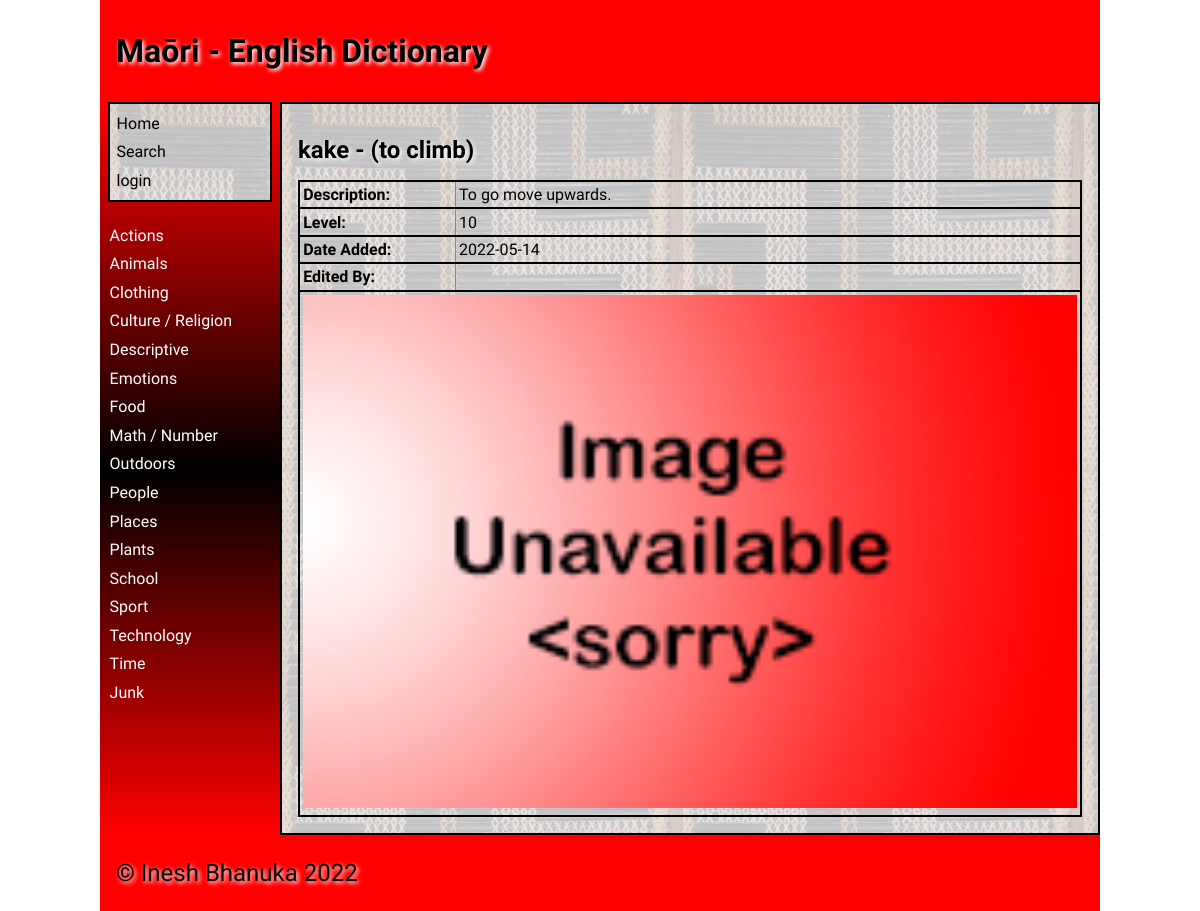
Page /word/10 on the earlier database version.
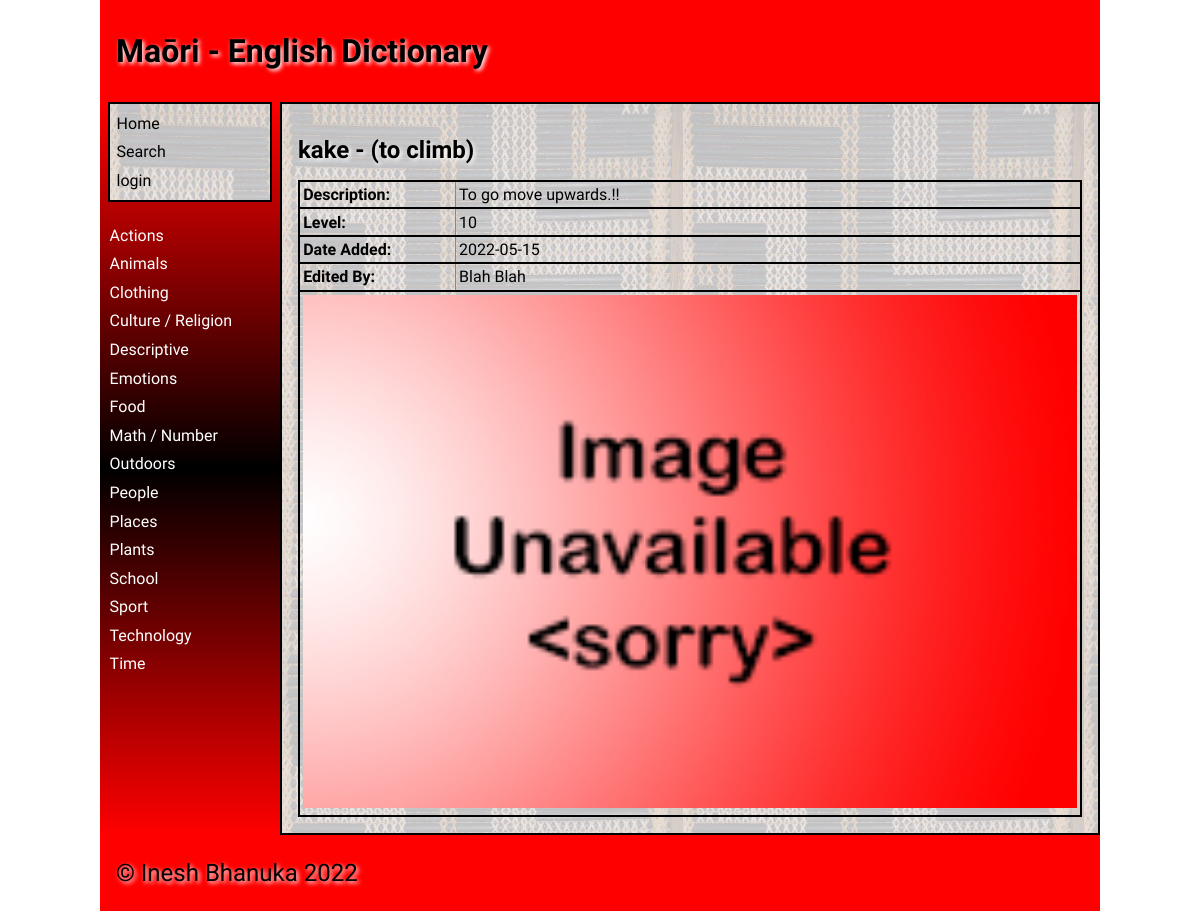
Same page on the later database version.
### tables this page shows
CREATE TABLE "category"
(
    id            integer
        primary key autoincrement,
    category_name varchar(30)
);

CREATE TABLE "dictionary"
(
    id          integer
        primary key autoincrement,
    maori       varchar(30),
    english     varchar(30),
    description varchar(1000),
    level       integer,
    category_id integer
        references category
            on delete cascade,
    user_id     integer
        references user_details
            on delete set null,
    date_added  datetime
);

### app.py (the view, shortened to what this page needs)
@app.route('/word/<id>', methods=["POST", "GET"])
def render_word(id):
    con = create_connection(DATABASE)
    cur = con.cursor()
    query = """SELECT d.id, d.maori, d.english, d.description, d.level, d.date_added, ifnull(u.first_name, ''), ifnull(u.last_name, '')
               FROM dictionary d
               LEFT JOIN user_details u on d.user_id = u.id
               WHERE d.id = ?"""
    cur.execute(query, (id,))
    word_details = cur.fetchall()
    checked = []
    for i in range(1, 11):
        print(i)
        if word_details[0][4] == i:
            checked.append("checked")
        else:
            checked.append("")
    print(checked)
    print(word_details)
    print(word_details[0][4])
    con.close()
    error = request.args.get('error')
    if error == None:
        error = ""
    breadcrumb = request.args.get("breadcrumb")
    print(f"line415: breadcrumb: {breadcrumb}")
    if breadcrumb == None:
        breadcrumb = "/"
    return render_template("word.html", word_details=word_details, logged_in=is_logged_in(), error=error,
                           image_name=get_image_filename(word_details[0][2]), checked=checked,
                           category_list=render_category_list(), allow_edit=allow_edit(), breadcrumb=breadcrumb)

### app.py (called while the page is built, shortened)
def create_connection(db_file):
    try:
        connection = sqlite3.connect(db_file)
        connection.execute('pragma foreign_keys=ON')
        return connection
    except Error as e:
        print(e)
    return None

def render_category_list():
    con = create_connection(DATABASE)
    cur = con.cursor()
    query = "SELECT * FROM category"
    cur.execute(query)
    category_list = cur.fetchall()
    con.close()
    return category_list

def get_image_filename(english_name):
    path_file = f"static\\images\\{english_name}.*"
    print(path_file)
    listing = glob.glob(path_file)
    for filename in listing:
        print(filename)
        return os.path.basename(filename)
    return "noimage.png"

def is_logged_in():
    if session.get('email') is None:
        print("not logged in")
        return False
    else:
        print("logged in")
        return True

def allow_edit():
    if not is_logged_in():
        return False

### templates/word.html (shortened to what this page needs)
{% extends "base.html" %}
    {% set id = word_details[0][0] %}
    {% set maori = word_details[0][1] %}
    {% set english = word_details[0][2] %}
    {% set description = word_details[0][3] %}
    {% set level = word_details[0][4] %}
    {% set image = image_name %}
    {% set date_added = word_details[0][5] %}
    {% set edited_by = word_details[0][6] + ' ' + word_details[0][7] %}
{% block main %}
    {% if logged_in and allow_edit %}
        <h2>{{ maori }} - ({{english}})<strong> -</strong> <a href="\delete_word\{{ id }}?breadcrumb={{ breadcrumb }}">Delete Word</a></h2>
    {% else %}
        <h2>{{ maori }} - ({{english}})</h2>
    {% endif %}
    <table class="word-table">
        <tbody>
            {% if maori != None %}
                <tr>
                    <td><strong>Description: </strong></td>
                    <td>{{ description }}</td>
                </tr>
                <tr>
                    <td><strong>Level: </strong></td>
                    <td>{{ level }}</td>
                </tr>
                <tr>
                    <td><strong>Date Added: </strong></td>
                    <td>{{ date_added }}</td>
                </tr>
                <tr>
                    <td><strong>Edited By: </strong></td>
                    <td>{{ edited_by }}</td>
                </tr>
                    <td colspan="2"><img src= "../static/images/{{ image }}"></td>
            {% endif %}
        </tbody>
    </table>
{% endblock %}

### templates/base.html (shortened to what this page needs)
<!doctype html>
<html lang="en">
<head>
	<link href="{{ url_for('static', filename='css/style.css') }}" rel="stylesheet">
</head>
<body>
	<div id="container">
		<header>
			<h1>{% block heading %}Maōri - English Dictionary{% endblock %}</h1>
		</header>
		<nav style="padding-top: 0">
			<ul>
                <div class="main-links">
                <li><a href="/" style="color: black;">Home</a></li>
				<li><a href="/search/~" style="color: black;">Search</a></li>
				{% if logged_in %}
                    {% if allow_edit %}
					    <li><a href="/addcategory" style="color: black;">Add Category</a></li>
                    {% endif %}
					<li><a href="/logout" style="color: black;">Logout</a></li>
                {% else %}
                    <li><a href="/login" style="color: black;">login</a></li>
                {% endif %}
                </div>
            <br>
                {% for category in category_list %}
                    <li><a href="/category/{{ category[0] }}">{{ category[1] }}</a></li>
                {% endfor %}
			</ul>
		</nav>
		<main style="border: solid black 2px">
            {% block main %}{% endblock %}
        </main>
		<footer>
			<p>
				&copy; Inesh Bhanuka 2022
			</p>
		</footer>
	</div>
</body>
</html>

### static/css/style.css (style rules this page uses)
* { font-family: Comfortaa, sans-serif; margin: 0; padding: 0; box-sizing: border-box; }
.main-links { background-image: url('../images/poutama.jpg'); padding: 5px; color: black !important; border: solid black 2px; }
#container { display: grid; grid-template-columns: 75px auto; grid-template-areas: 'nav header' 'main main' 'footer footer'; }
header { grid-area: header; background-color: #f00; padding: 1rem; }
nav { grid-area: nav; }
main { grid-area: main; padding: 1rem; background-color: #edd; }
h1, h2, h3, h4 { padding: 1rem 0; font-family: 'Suez One', serif; color: #000; text-shadow: 2px 2px 4px #fff; }
p { padding: 0.5rem 0; }
a { color: #222; }
img { width: 100%; }
table { width: 100%; border: 2px solid #666; border-collapse: collapse; }
.word-table tbody tr { border: 2px solid black; width: 100%; }
.word-table td:first-child { width: 20% }
th, td { border: 1px solid #888; padding: 0.2rem; text-align: left; }
tr td:last-child { width: 90px; }
footer { grid-area: footer; padding: 1rem; background-color: #f00; }
footer p { color: #000; text-shadow: 2px 2px 4px #fff; font-size: 1.5rem; }
@media only screen and (min-width: 768px) { #container { grid-template-columns: 180px auto; grid-template-areas: 'header header' 'nav main' 'footer footer'; } }
@media only screen and (min-width: 768px) { nav { background: linear-gradient(180deg, rgba(255,0,0,1) 0%, rgba(0, 0, 0, 1) 50%, rgba(255,0,0,1) 100%); padding: 0.5rem; } }
@media only screen and (min-width: 768px) { nav ul { list-style: none; } }
@media only screen and (min-width: 768px) { nav li { padding: 0.3rem 0 0.3rem 0.1rem; } }
@media only screen and (min-width: 768px) { nav a { color: #fff; text-decoration: none; } }
@media only screen and (min-width: 768px) { main { background-image: url('../images/poutama.jpg'); } }
@media only screen and (min-width: 1000px) { #container { width: 1000px; margin: auto; } }

Differences in the rows shown:
removed category: category_name "Junk"
changed dictionary "kake": description "To go move upwards." → "To go move upwards.!!"; date_added "2022-05-14" → "2022-05-15"
Other differences:
{{ edited_by }}: (not shown) → "Blah Blah"
